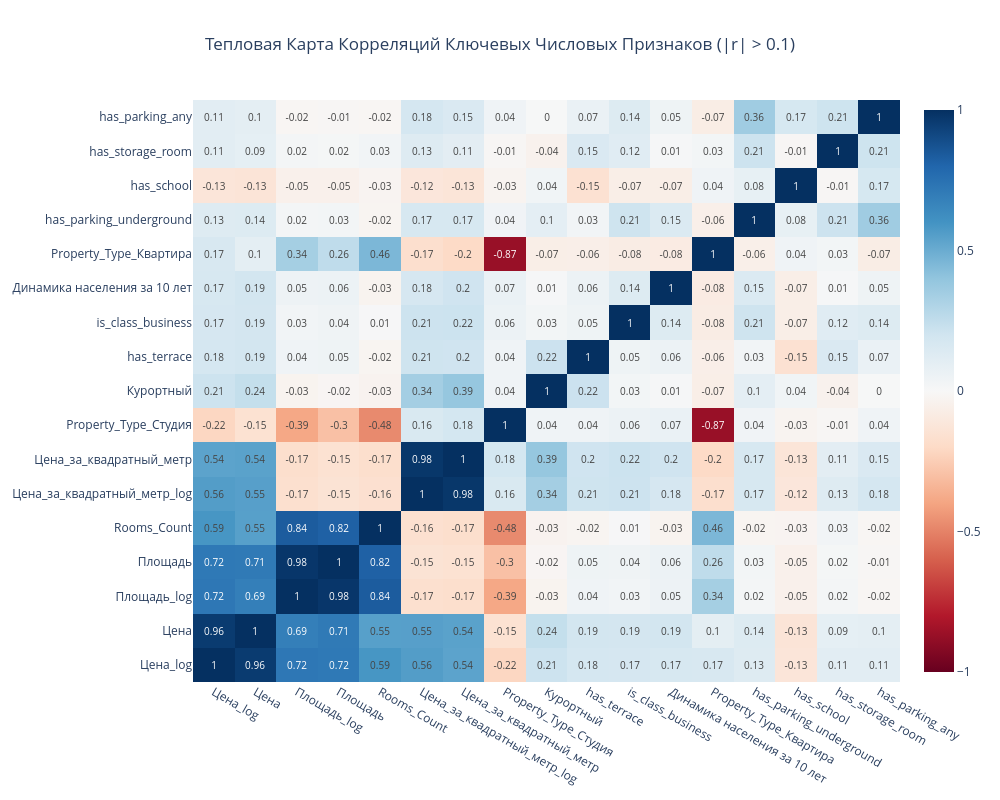

Notebook source saved alongside this figure:
### Markdown cell above
**Выводы:**

- В крупных городах разброс цен обычно больше, что отражает более сегментированный рынок (от эконом- до элитного класса).
- Наблюдается наличие выбросов в некоторых городах, что может указывать на объекты с уникальными характеристиками или ошибки в данных.

**Гипотезы:**
- Города с высокими медианными ценами могут быть центрами притяжения (рабочие места, образование, культура).
- Широкий разброс цен в некоторых городах может быть связан с неравномерным распределением объектов по районам с разной престижностью.

### Code cell
# Выбор числовых столбцов для анализа корреляции
numeric_cols = df.select_dtypes(include=np.number).columns.tolist()

# Расчет матрицы корреляции
corr_matrix = df[numeric_cols].corr()

# Для наглядности выберем только признаки с высокой корреляцией с ценой
corr_target = corr_matrix['Цена_log'].abs().sort_values(ascending=False)
top_corr_features = corr_target[corr_target > 0.1].index

# Тепловая карта для наиболее коррелирующих признаков
fig_heatmap = go.Figure(data=go.Heatmap(
                   z=df[top_corr_features].corr().values,
                   x=top_corr_features.tolist(),
                   y=top_corr_features.tolist(),
                   colorscale='RdBu',
                   zmin=-1,
                   zmax=1,
                   text=df[top_corr_features].corr().round(2).values,
                   texttemplate="%{text}",
                   textfont={"size": 10}
))

fig_heatmap.update_layout(
    title='Тепловая Карта Корреляций Ключевых Числовых Признаков (|r| > 0.1)',
    title_x=0.5,
    height=800,
    width=1000
)

fig_heatmap.show()

### Figure 1 — Plotly figure (JSON) as saved in the notebook; plotly's stock layout.template omitted (floating-point values rounded to 4 significant figures; data arrays with more than 128 entries replaced by an {"elided": "..."} marker saying what was removed)
{"data": [{"colorscale": [[0, "rgb(103,0,31)"], [0.1, "rgb(178,24,43)"], [0.2, "rgb(214,96,77)"], [0.3, "rgb(244,165,130)"], [0.4, "rgb(253,219,199)"], [0.5, "rgb(247,247,247)"], [0.6, "rgb(209,229,240)"], [0.7, "rgb(146,197,222)"], [0.8, "rgb(67,147,195)"], [0.9, "rgb(33,102,172)"], [1, "rgb(5,48,97)"]], "text": {"elided": "17x17 float values"}, "textfont": {"size": 10}, "texttemplate": "%{text}", "type": "heatmap", "x": ["Цена_log", "Цена", "Площадь_log", "Площадь", "Rooms_Count", "Цена_за_квадратный_метр_log", "Цена_за_квадратный_метр", "Property_Type_Студия", "Курортный", "has_terrace", "is_class_business", "Динамика населения за 10 лет", "Property_Type_Квартира", "has_parking_underground", "has_school", "has_storage_room", "has_parking_any"], "y": ["Цена_log", "Цена", "Площадь_log", "Площадь", "Rooms_Count", "Цена_за_квадратный_метр_log", "Цена_за_квадратный_метр", "Property_Type_Студия", "Курортный", "has_terrace", "is_class_business", "Динамика населения за 10 лет", "Property_Type_Квартира", "has_parking_underground", "has_school", "has_storage_room", "has_parking_any"], "z": {"elided": "17x17 float values"}, "zmax": 1, "zmin": -1}], "layout": {"height": 800, "title": {"text": "Тепловая Карта Корреляций Ключевых Числовых Признаков (|r| > 0.1)", "x": 0.5}, "width": 1000}}
